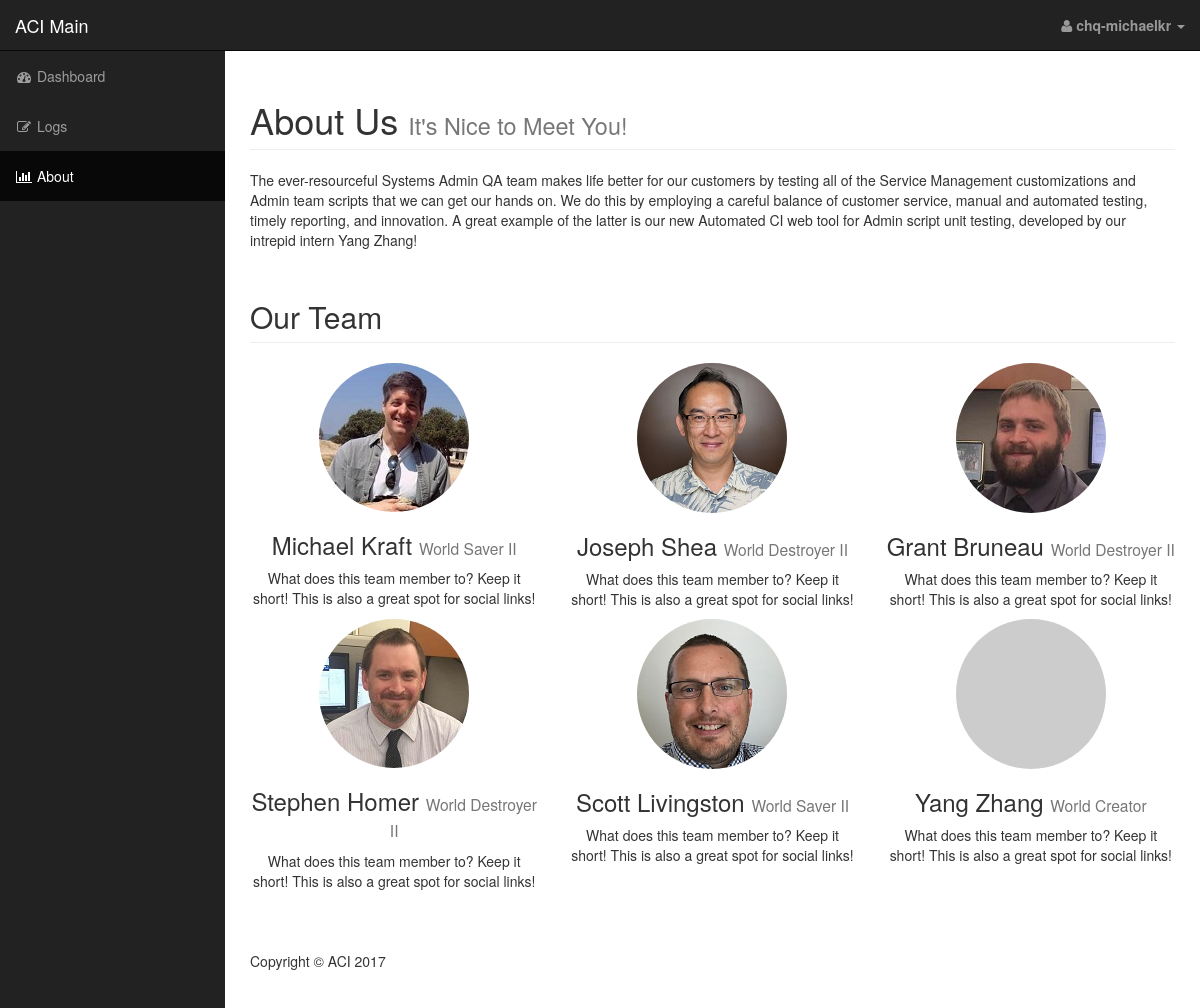
Page /panel/about/ (signed in) on the committed database.
### mainpage/models.py (models this page shows, shortened)
class Member(models.Model):
    name = models.CharField(max_length=150, blank=False)
    jobTitle = models.CharField(max_length=150, default='World Destroyer II')
    jobDescription = models.CharField(max_length=1000, default='What does this team member to? Keep it short! This is also a great spot for social links!')
    avatar_uri = models.CharField(max_length=200, default='http://placehold.it/150x150')

### mainpage/views.py (the view)
@login_required
def about_page(request):
    members = Member.objects.all()
    return render(request, 'mainpage/panel_about.html', {'members': members})

### mainpage/templates/mainpage/panel_about.html (shortened to what this page needs)
{% extends 'mainpage/panel_base.html' %}
{% block content %}
 <div class="container-fluid">
        <div class="row">
            <div class="col-lg-12">
                <h1 class="page-header">About Us
                    <small>It's Nice to Meet You!</small>
                </h1>
                <p>
                    The ever-resourceful Systems Admin QA team makes life better for our customers by testing all of the Service Management customizations and Admin team scripts that we can get our hands on. We do this by employing a careful balance of customer service, manual and automated testing, timely reporting, and innovation. A great example of the latter is our new Automated CI web tool for Admin script unit testing, developed by our intrepid intern Yang Zhang!
                </p>
            </div>
        </div>
        <div class="row">
            <div class="col-lg-12">
                <h2 class="page-header">Our Team</h2>
            </div>
            {% for member in members %}
            <div class="col-lg-4 col-sm-6 text-center">
                {% load staticfiles %}
                <img class="img-circle img-responsive img-center" src="{{member.avatar_uri}}" alt="">
                <h3>{{member.name}}
                    <small>{{member.jobTitle}}</small>
                </h3>
                <p>{{member.jobDescription}}</p>
            </div>
            {% endfor %}
        </div>
        <footer style="margin:50px 0">
            <div class="row">
                <div class="col-lg-12">
                    <p>Copyright &copy; ACI 2017</p>
                </div>
            </div>
        </footer>
 </div>
{% endblock %}

### mainpage/templates/mainpage/panel_base.html (shortened to what this page needs)
<!DOCTYPE html>
<html lang="en">
<head>
    {% load staticfiles %}
    <link href="{% static 'css/bootstrap.min.css' %}" rel="stylesheet">
    <link href="{% static 'css/sb-admin.css' %}" rel="stylesheet">
     {% load staticfiles %}
    <link href="{% static 'font-awesome/css/font-awesome.min.css' %}" rel="stylesheet" type="text/css">
</head>
<body>
    <div id="wrapper">
        <nav class="navbar navbar-inverse navbar-fixed-top" role="navigation">
            <div class="navbar-header">
                <a class="navbar-brand" href="/panel/">ACI Main</a>
            </div>
            <ul class="nav navbar-right top-nav">
                <li class="dropdown">
                    <a href="#" class="dropdown-toggle" data-toggle="dropdown"><i class="fa fa-user"></i> <Strong>{{user.username}}</Strong> <b class="caret"></b></a>
                </li>
            </ul>
            <div class="collapse navbar-collapse navbar-ex1-collapse">
                <ul class="nav navbar-nav side-nav">
                    <li id="dash">
                        <a href="/panel/"><i class="fa fa-fw fa-dashboard"></i> Dashboard</a>
                    </li>
                    <li id="log">
                        <a href="{% url 'log_page' %}"><i class="fa fa-fw fa-edit"></i> Logs</a>
                    </li>
                    <li id="about">
                        <a href="{% url 'about_page' %}"><i class="fa fa-fw fa-bar-chart-o"></i> About</a>
                    </li>
                </ul>
            </div>
        </nav>
        <div id="page-wrapper">
			{% block content %}
			{% endblock %}
        </div>
    </div>
</body>
</html>

### static/css/sb-admin.css (style rules this page uses)
body { margin-top: 100px; background-color: #222; }
@media (min-width:768px) { body { margin-top: 50px; } }
#wrapper { padding-left: 0; }
#page-wrapper { width: 100%; padding: 0; background-color: #fff; }
@media (min-width:768px) { #wrapper { padding-left: 225px; } }
@media (min-width:768px) { #page-wrapper { padding: 10px; } }
.top-nav { padding: 0 15px; }
.top-nav>li { display: inline-block; float: left; }
.top-nav>li>a { padding-top: 15px; padding-bottom: 15px; line-height: 20px; color: #999; }
@media (min-width:768px) { .side-nav { position: fixed; top: 51px; left: 225px; width: 225px; margin-left: -225px; border: none; border-radius: 0; overflow-y: auto; background-color: #222; bottom: 0; overflow-x: hidden; padding-bottom: 40px; } }
@media (min-width:768px) { .side-nav>li>a { width: 225px; } }

### mainpage/templates/mainpage/panel_about.html (style rules this page uses)
.img-center { margin: 0 auto; }

### rows in the picture
Member: avatar_uri (picture), name "Michael Kraft", jobTitle "World Saver II", jobDescription "What does this team member to? Keep it short! This is also a great spot for social links!"
Member: avatar_uri (picture), name "Joseph Shea", jobTitle "World Destroyer II", jobDescription "What does this team member to? Keep it short! This is also a great spot for social links!"
Member: avatar_uri (picture), name "Grant Bruneau", jobTitle "World Destroyer II", jobDescription "What does this team member to? Keep it short! This is also a great spot for social links!"
Member: avatar_uri (picture), name "Stephen Homer", jobTitle "World Destroyer II", jobDescription "What does this team member to? Keep it short! This is also a great spot for social links!"
Member: avatar_uri (picture), name "Scott Livingston", jobTitle "World Saver II", jobDescription "What does this team member to? Keep it short! This is also a great spot for social links!"
Member: name "Yang Zhang", jobTitle "World Creator", jobDescription "What does this team member to? Keep it short! This is also a great spot for social links!"

### other values in the picture
{{ user.username }} "chq-michaelkr"
